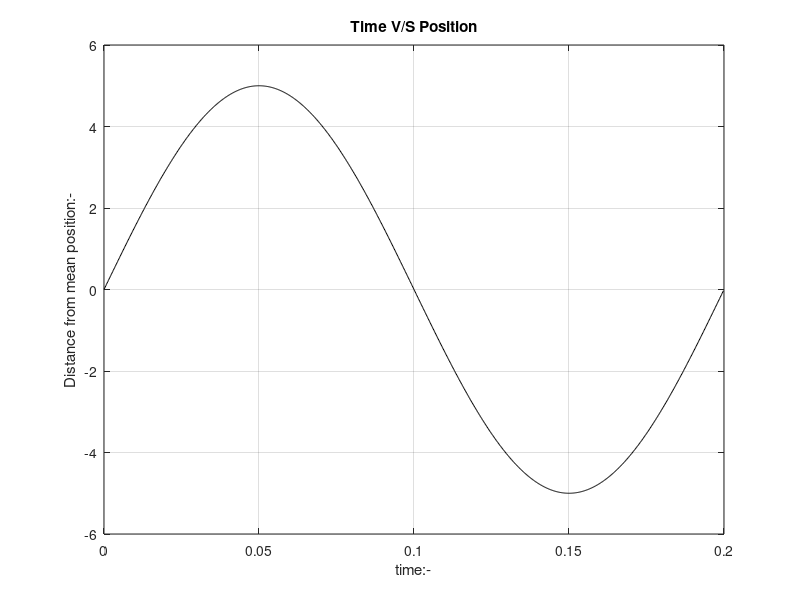

The MATLAB script that drew this image:
%loading data from position_time.txt

data = load('position_time.txt'); %loading the data from file

time = data(:,1);
position = data(:,2);

%plotting

plot(time,position,'-k');
xlabel('time:-')
ylabel('Distance from mean position:-')
title('Time V/S Position') ;
grid on;
% saving the image
saveas(gcf,'position_time.jpeg');